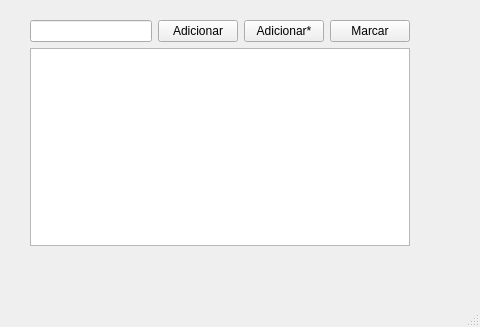
<?xml version="1.0" encoding="UTF-8"?>
<ui version="4.0">
 <class>MainWindow</class>
 <widget class="QMainWindow" name="MainWindow">
  <property name="geometry">
   <rect>
    <x>0</x>
    <y>0</y>
    <width>480</width>
    <height>327</height>
   </rect>
  </property>
  <property name="windowTitle">
   <string>MainWindow</string>
  </property>
  <widget class="QWidget" name="centralwidget">
   <widget class="QWidget" name="">
    <property name="geometry">
     <rect>
      <x>30</x>
      <y>20</y>
      <width>380</width>
      <height>226</height>
     </rect>
    </property>
    <layout class="QVBoxLayout" name="verticalLayout">
     <item>
      <layout class="QHBoxLayout" name="horizontalLayout">
       <item>
        <widget class="QLineEdit" name="txt_item"/>
       </item>
       <item>
        <widget class="QPushButton" name="btn_add_itens">
         <property name="text">
          <string>Adicionar</string>
         </property>
        </widget>
       </item>
       <item>
        <widget class="QPushButton" name="btn_addSeveral">
         <property name="text">
          <string>Adicionar*</string>
         </property>
        </widget>
       </item>
       <item>
        <widget class="QPushButton" name="bnt_marcar">
         <property name="text">
          <string>Marcar</string>
         </property>
        </widget>
       </item>
      </layout>
     </item>
     <item>
      <widget class="QListWidget" name="listWidget"/>
     </item>
    </layout>
   </widget>
  </widget>
  <widget class="QMenuBar" name="menubar">
   <property name="geometry">
    <rect>
     <x>0</x>
     <y>0</y>
     <width>480</width>
     <height>22</height>
    </rect>
   </property>
  </widget>
  <widget class="QStatusBar" name="statusbar"/>
 </widget>
 <resources/>
 <connections/>
</ui>
